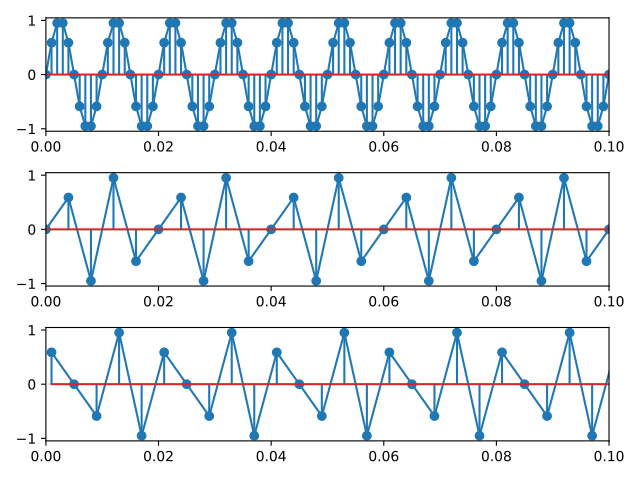

This figure's Python source:
import numpy as np
import matplotlib.pyplot as plt

fs = 1000
t = np.arange(0, 1, 1 / fs)

f = 100
x = np.sin(2 * np.pi * f * t)

y = x[::4]
z = x[1::4]


plt.subplot(3, 1, 1)
plt.xlim(0, 0.1)
plt.plot(t, x)
plt.stem(t, x)

plt.subplot(3, 1, 2)
plt.xlim(0, 0.1)
plt.plot(t[::4], y)
plt.stem(t[::4], y)

plt.subplot(3, 1, 3)
plt.xlim(0, 0.1)
plt.plot(t[1::4], z)
plt.stem(t[1::4], z)

plt.tight_layout()
plt.savefig('ex7.pdf')
plt.show()

# semnalul are aceeas frecventa si acelasi numar de esantioane ca la a
# dar este decalat in faza pentru ca esantionarea incepe de la al 2 lea element
# forma graficului difera desi frecventa semnalului ramana aceeasi
